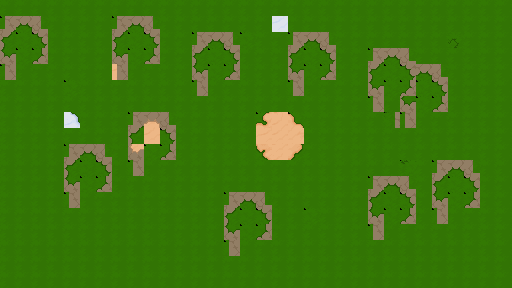

A 2D game scene composited from a Tiled map and its tileset images. What follows is a short description and the map's XML, with each tile layer's data collapsed to a summary:
An orthogonal 32x18 tile map with 16x16 px tiles, 2 tile layers (bg, fgd), 2 tilesets and 9 objects (6x Slime, Chest).

<map version="1.10" tiledversion="1.11.2" orientation="orthogonal" renderorder="right-down" width="32" height="18" tilewidth="16" tileheight="16" infinite="0" nextlayerid="7" nextobjectid="21">
 <properties>
  <property name="music" value="audio/fields.ogg" />
 </properties>
 <tileset firstgid="1" source="floor_tiles.tsx" />
 <tileset firstgid="343" source="entities.tsx" />
 <layer id="2" name="bg" width="32" height="18">
  <data>[576 cells, 571 non-empty, 3 distinct tile ids]</data>
 </layer>
 <layer id="3" name="fgd" width="32" height="18">
  <data>[576 cells, 574 non-empty, 26 distinct tile ids]</data>
 </layer>
 <objectgroup id="5" name="entities">
  <object id="3" type="Slime" gid="345" x="153.333" y="214.333" width="32" height="32" />
  <object id="4" type="Chest" gid="344" x="273" y="191" width="16" height="16" />
  <object id="12" type="Slime" gid="345" x="84" y="65.6667" width="32" height="32" />
  <object id="13" type="Slime" gid="345" x="234.667" y="50" width="32" height="32" />
  <object id="14" type="Slime" gid="345" x="5.66667" y="169.667" width="32" height="32" />
  <object id="15" type="Slime" gid="345" x="331" y="220" width="32" height="32" />
  <object id="16" type="Slime" gid="345" x="150.667" y="111.333" width="32" height="32" />
 </objectgroup>
 <objectgroup color="#aa55ff" id="6" name="portals">
  <object id="17" x="116.083" y="0.916667" width="45.25" height="8">
   <properties>
    <property name="toMap" value="map" />
    <property name="toPortal" type="int" value="18" />
   </properties>
  </object>
  <object id="19" x="132.091" y="13.2727" width="13.0909" height="9.81818" />
 </objectgroup>
</map>
